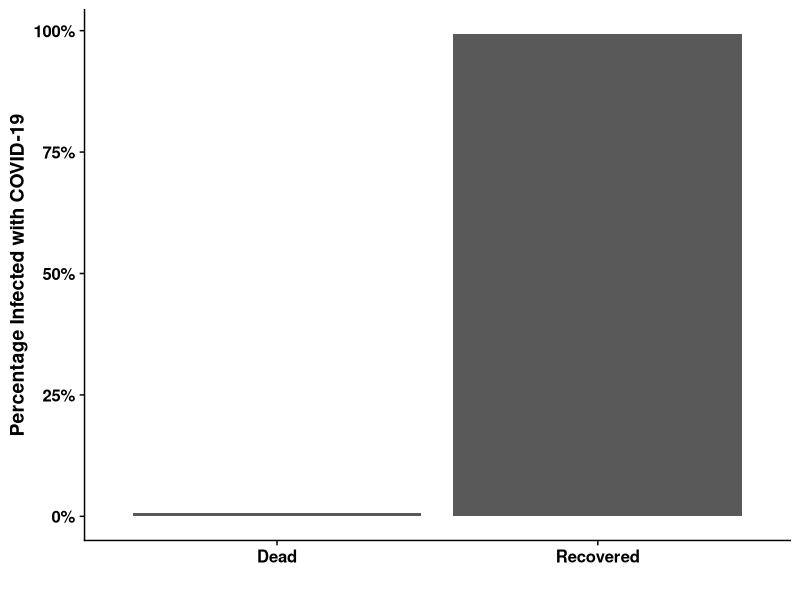

R code for this plot:
## ---- chunk 1
library(tidyverse)
library(ggplot2)
library(cowplot)
plot_data <- tibble(status=c("Recovered", "Dead"), value=c(.9935, .0065))

ggplot(data=plot_data, aes(x=status, y=value)) + 
  geom_col() + 
  scale_y_continuous(labels = scales::percent_format()) + 
  theme_cowplot() + 
  theme(text = element_text(face="bold")) + labs(x="", y="Percentage Infected with COVID-19")
